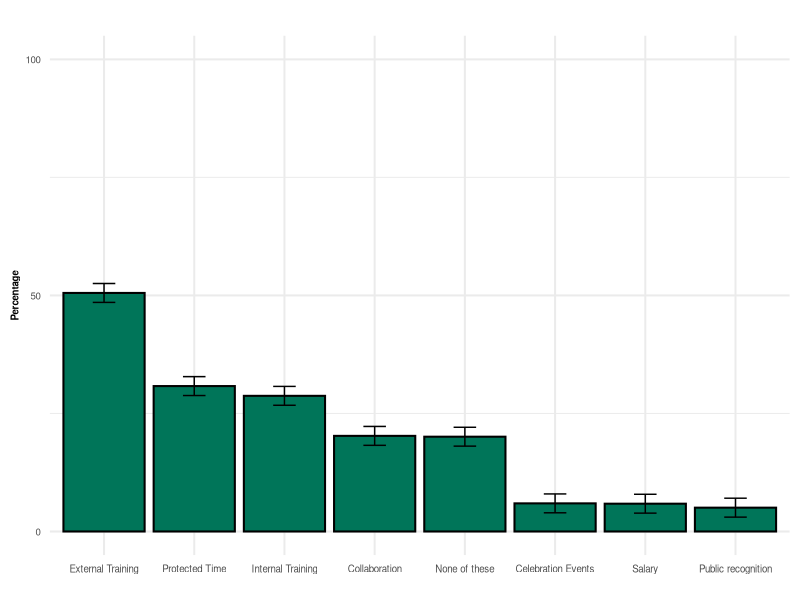
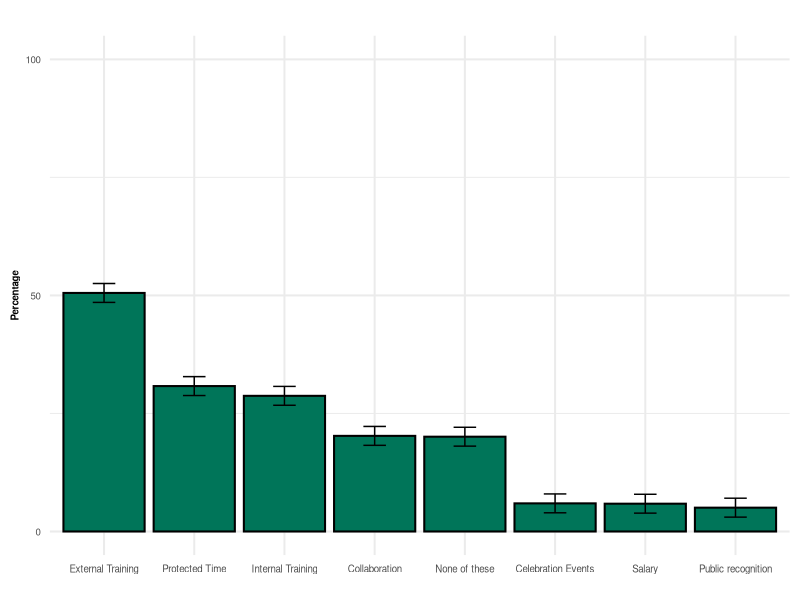

Generate these figures, in order, with R:
# Script that creates bar plot of overall percentages for Quant teacher tapp question

################################################################################
library(ggplot2)

# Function for overall bar plot
overall_barplot <- function(data, x_label_list){
  
  fontsize = 7
  
  ggplot(data, aes(x = reorder(Option,-Percentage), y = Percentage)) +
    geom_bar(position = "dodge", stat = "identity", color = "black", size = 0.7, fill = "#007559") +
    geom_errorbar(aes(ymin = ifelse(CI_Lower < 0, 0, CI_Lower),
                      ymax = ifelse(CI_Upper > 100, 100, CI_Upper)), width = 0.25, 
                  position = position_dodge(0.9), color = "black") +
    theme_minimal(base_size = 15) +
    theme(
      plot.title = element_text(size = 10,hjust = 0.5, face = "bold"),
      axis.title.x = element_text(size = fontsize,face = "bold"),
      axis.title.y = element_text(size = fontsize,face = "bold"),
      axis.text.x = element_text(size = fontsize),
      axis.text.y = element_text(size = fontsize)
    ) +
    labs(
      title = "",
      x = "",
      y = "Percentage"
    )+
    scale_y_continuous(breaks = c(0, 50, 100), limits = c(0, 100))+
    scale_x_discrete(labels = x_label_list)
  
}

################################################################################
data <- read.csv("data/deriv/overall_percentages_teacherTapp_closedquestion_forBarPlot_simp.csv")

################################################################################
# Create X labels that will fit for question options
x_labels <-  c("Additional protected non-contact time (in addition to the statutory requirement for ITE mentors)" = 'Protected Time',
               "Salary contribution" = 'Salary',
               "Opportunities for collaboration with other mentors in the same Trust/region"  = 'Collaboration',
               "Internal training" = 'Internal Training',
               "External training" = 'External Training',
               "Events to celebrate success" = 'Celebration Events',
               "Public recognition of mentoring role, e.g. on school website" = 'Public recognition',
               "None of these"  = 'None of these',
               "Not relevant / cannot answer" = "Not Relevent")

# Call function to create bar plot
overall_bar <- overall_barplot(data, x_labels)
overall_bar

# Save to results folder
ggsave("results/closedResponse_overall_bar_007559.png",
       plot = overall_bar, width = 30, height = 10,
       units = "cm", dpi = 600)
